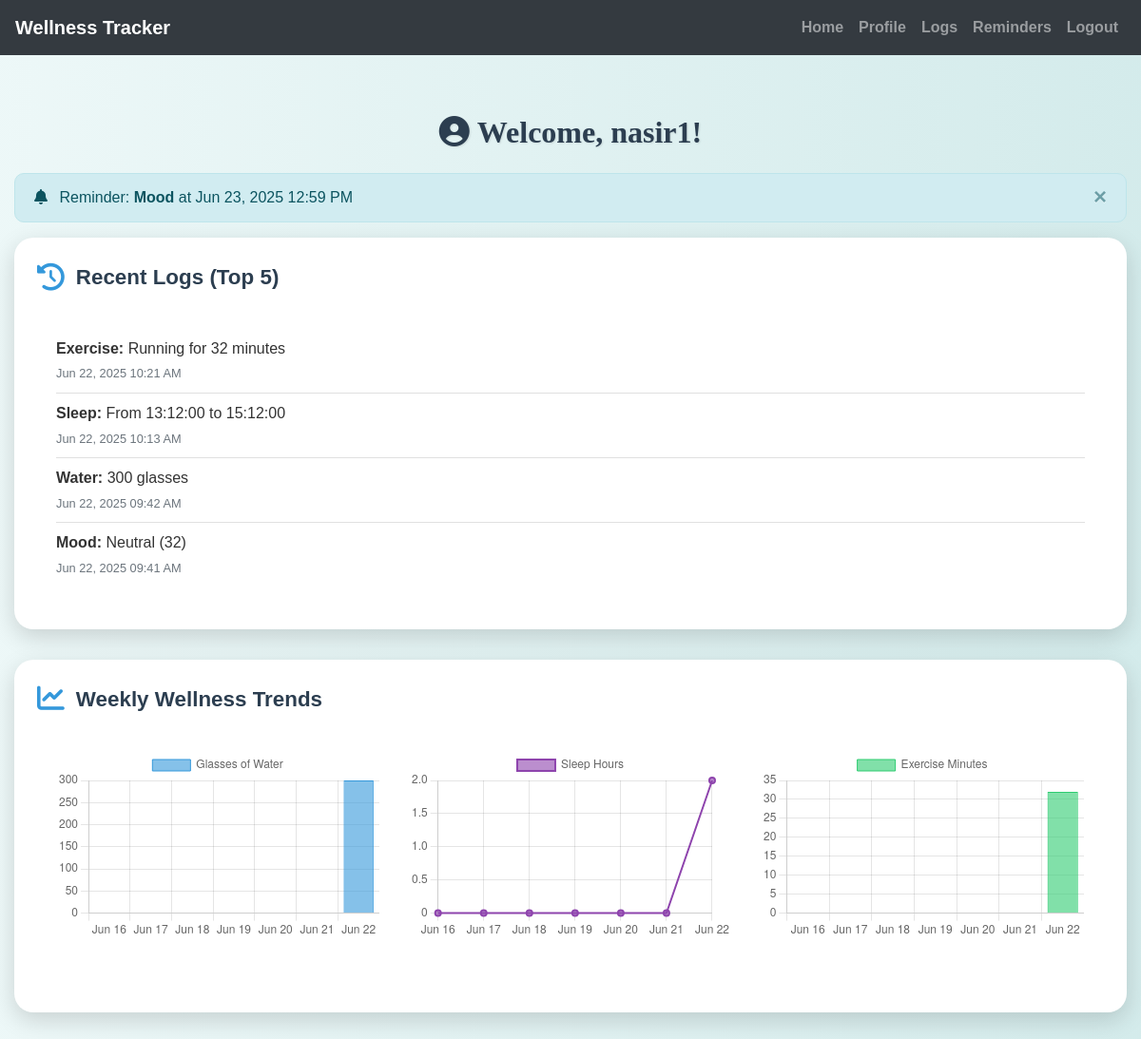
Screenshot of /home.php (signed in) with the database file from the repository.
### tables this page shows
CREATE TABLE `users` (
  `id` int(11) NOT NULL,
  `username` varchar(50) NOT NULL,
  `password` varchar(255) NOT NULL,
  `email` varchar(100) NOT NULL,
  `phone` varchar(20) NOT NULL,
  `age` int(11) DEFAULT NULL,
  `full_name` varchar(255) NOT NULL,
  `bio` text DEFAULT NULL,
  `created_at` datetime DEFAULT current_timestamp(),
  `status` enum('pending','approved','rejected') NOT NULL DEFAULT 'pending'
);

CREATE TABLE `reminders` (
  `id` int(11) NOT NULL,
  `user_id` int(11) NOT NULL,
  `type` enum('water','exercise','sleep','mood','general') NOT NULL,
  `reminder_datetime` datetime NOT NULL,
  `is_complete` tinyint(1) DEFAULT 0
);

CREATE TABLE `logs` (
  `id` int(11) NOT NULL,
  `user_id` int(11) NOT NULL,
  `log_type` enum('water','exercise','sleep','mood') NOT NULL,
  `amount` int(11) DEFAULT NULL,
  `details` varchar(100) DEFAULT NULL,
  `duration` int(11) DEFAULT NULL,
  `start_time` time DEFAULT NULL,
  `end_time` time DEFAULT NULL,
  `notes` text DEFAULT NULL,
  `date_added` datetime DEFAULT current_timestamp()
);

### home.php (the view, shortened to what this page needs)
<?php
include('config.php');
$user_id = $_SESSION["id"];
$conn->query("SET time_zone = '+05:00';");
$sql = "SELECT username FROM users WHERE id = ?";
$stmt = $conn->prepare($sql);
$stmt->bind_param("i", $user_id);
$stmt->execute();
$stmt->bind_result($username);
$today = date('Y-m-d 00:00:00');
$two_days_later = date('Y-m-d 23:59:59', strtotime('+2 days'));
$sql = "SELECT id, type, reminder_datetime FROM reminders WHERE user_id = ? AND reminder_datetime BETWEEN ? AND ? AND is_complete = 0";
$stmt = $conn->prepare($sql);
$stmt->bind_param("iss", $user_id, $today, $two_days_later);
$stmt->execute();
$reminders_result = $stmt->get_result();
$reminders = $reminders_result->fetch_all(MYSQLI_ASSOC);
$sql = "SELECT log_type, amount, details, duration, start_time, end_time, notes, date_added FROM logs WHERE user_id = ? ORDER BY date_added DESC LIMIT 5";
$stmt = $conn->prepare($sql);
$stmt->bind_param("i", $user_id);
$stmt->execute();
$logs_result = $stmt->get_result();
$logs = $logs_result->fetch_all(MYSQLI_ASSOC);
$week_ago = date('Y-m-d 00:00:00', strtotime('-6 days'));
$sql = "SELECT log_type, amount, duration, start_time, end_time, date_added FROM logs WHERE user_id = ? AND date_added >= ? ORDER BY date_added";
$stmt = $conn->prepare($sql);
$stmt->bind_param("is", $user_id, $week_ago);
$stmt->execute();
$weekly_logs_result = $stmt->get_result();
$weekly_logs = $weekly_logs_result->fetch_all(MYSQLI_ASSOC);
$water_data = array_fill(0, 7, 0);
$sleep_data = array_fill(0, 7, 0);
$exercise_data = array_fill(0, 7, 0);
$dates = [];
for ($i = 6; $i >= 0; $i--) {
    $dates[] = date('Y-m-d', strtotime("-$i days"));
}
foreach ($weekly_logs as $log) {
    $log_date = date('Y-m-d', strtotime($log['date_added']));
    $index = array_search($log_date, $dates);
    if ($index !== false) {
        if ($log['log_type'] == 'water' && $log['amount']) {
            $water_data[$index] += (int)$log['amount'];
        } elseif ($log['log_type'] == 'sleep' && $log['start_time'] && $log['end_time']) {
            $start = new DateTime($log['start_time']);
            $end = new DateTime($log['end_time']);
            $hours = $end->diff($start)->h + ($end->diff($start)->i / 60);
            $sleep_data[$index] += $hours;
        } elseif ($log['log_type'] == 'exercise' && $log['duration']) {
            $exercise_data[$index] += (int)$log['duration'];
        }
    }
}
?>
<!DOCTYPE html>
<html lang="en">
<head>
    <link href="https://maxcdn.bootstrapcdn.com/bootstrap/4.5.2/css/bootstrap.min.css" rel="stylesheet">
    <link href="https://cdnjs.cloudflare.com/ajax/libs/font-awesome/6.4.0/css/all.min.css" rel="stylesheet">
    <link rel="stylesheet" href="./css/style.css" />
</head>
<body>
<?php include('navbar.php'); ?>
<div class="container">
    <h2 class="welcome-header"><i class="fas fa-user-circle mr-2"></i>Welcome, <?php echo htmlspecialchars($username); ?>!</h2>
    <?php foreach ($reminders as $reminder): ?>
        <div class="alert alert-info alert-dismissible fade show" role="alert">
            <i class="fas fa-bell mr-2"></i>
            Reminder: <strong><?php echo htmlspecialchars(ucfirst($reminder['type'])); ?></strong> at <?php echo date('M d, Y h:i A', strtotime($reminder['reminder_datetime'])); ?>
            <button type="button" class="close" data-dismiss="alert" aria-label="Close">
                <span aria-hidden="true">×</span>
            </button>
        </div>
    <?php endforeach; ?>
    <div class="card">
        <div class="card-header"><i class="fas fa-history"></i> Recent Logs (Top 5)</div>
        <div class="card-body">
            <?php if (empty($logs)): ?>
                <p>No logs found.</p>
            <?php else: ?>
                <?php foreach ($logs as $log): ?>
                    <div class="log-item">
                        <strong><?php echo htmlspecialchars(ucfirst($log['log_type'])); ?>:</strong>
                        <?php
                        if ($log['log_type'] == 'water' && $log['amount']) {
                            echo $log['amount'] . ' glasses';
                        } elseif ($log['log_type'] == 'exercise' && $log['details'] && $log['duration']) {
                            echo htmlspecialchars($log['details']) . ' for ' . $log['duration'] . ' minutes';
                        } elseif ($log['log_type'] == 'sleep' && $log['start_time'] && $log['end_time']) {
                            echo 'From ' . $log['start_time'] . ' to ' . $log['end_time'];
                        } elseif ($log['log_type'] == 'mood' && $log['details']) {
                            echo htmlspecialchars($log['details']);
                            if ($log['notes']) {
                                echo ' (' . htmlspecialchars($log['notes']) . ')';
                            }
                        }
                        ?>
                        <br>
                        <small class="text-muted"><?php echo date('M d, Y h:i A', strtotime($log['date_added'])); ?></small>
                    </div>
                <?php endforeach; ?>
            <?php endif; ?>
        </div>
    </div>
    <div class="card">
        <div class="card-header"><i class="fas fa-chart-line"></i> Weekly Wellness Trends</div>
        <div class="card-body">
            <div class="row">
                <div class="col-md-4">
                    <div class="chart-container">
                        <canvas id="waterChart"></canvas>
                    </div>
                </div>
                <div class="col-md-4">
                    <div class="chart-container">
                        <canvas id="sleepChart"></canvas>
                    </div>
                </div>
                <div class="col-md-4">
                    <div class="chart-container">
                        <canvas id="exerciseChart"></canvas>
                    </div>
                </div>
            </div>
        </div>
    </div>
</div>
<script>
    // Chart.js for Weekly Trends
    const dates = <?php echo json_encode(array_map(function($date) { return date('M d', strtotime($date)); }, $dates)); ?>;
    // Water Chart
    new Chart(document.getElementById('waterChart'), {
        type: 'bar',
        data: {
            labels: dates,
            datasets: [{
                label: 'Glasses of Water',
                data: <?php echo json_encode($water_data); ?>,
                backgroundColor: 'rgba(52, 152, 219, 0.6)',
                borderColor: 'rgba(52, 152, 219, 1)',
                borderWidth: 1
            }]
        },
        options: {
            responsive: true,
            maintainAspectRatio: false,
            scales: {
                y: { beginAtZero: true }
            }
        }
    });
    // Sleep Chart
    new Chart(document.getElementById('sleepChart'), {
        type: 'line',
        data: {
            labels: dates,
            datasets: [{
                label: 'Sleep Hours',
                data: <?php echo json_encode($sleep_data); ?>,
                backgroundColor: 'rgba(142, 68, 173, 0.6)',
                borderColor: 'rgba(142, 68, 173, 1)',
                borderWidth: 2,
                fill: false
            }]
        },
        options: {
            responsive: true,
            maintainAspectRatio: false,
            scales: {
                y: { beginAtZero: true }
            }
        }
    });
    // Exercise Chart
    new Chart(document.getElementById('exerciseChart'), {
        type: 'bar',
        data: {
            labels: dates,
            datasets: [{
                label: 'Exercise Minutes',
                data: <?php echo json_encode($exercise_data); ?>,
                backgroundColor: 'rgba(46, 204, 113, 0.6)',
                borderColor: 'rgba(46, 204, 113, 1)',
                borderWidth: 1
            }]
        },
        options: {
            responsive: true,
            maintainAspectRatio: false,
            scales: {
                y: { beginAtZero: true }
            }
        }
    });
</script>
</body>
</html>

### navbar.php (shortened to what this page needs)
<nav class="navbar navbar-expand-lg navbar-dark bg-dark">
    <a class="navbar-brand" href="home.php">Wellness Tracker</a>
    <div class="collapse navbar-collapse" id="navbarNav">
        <ul class="navbar-nav ml-auto">
            <?php
            if (isset($_SESSION["id"]) && !empty($_SESSION["id"])) {
                echo '<li class="nav-item"><a class="nav-link" href="home.php">Home</a></li>';
                echo '<li class="nav-item"><a class="nav-link" href="update_profile.php">Profile</a></li>';
                echo '<li class="nav-item"><a class="nav-link" href="manage_logs.php">Logs</a></li>';
                echo '<li class="nav-item"><a class="nav-link" href="manage_reminders.php">Reminders</a></li>';
                echo '<li class="nav-item"><a class="nav-link" href="logout.php">Logout</a></li>';
            } else {
                echo '<li class="nav-item"><a class="nav-link" href="register.php">Register</a></li>';
                echo '<li class="nav-item"><a class="nav-link" href="login.php">Login</a></li>';
            }
            ?>
        </ul>
    </div>
</nav>

### css/style.css (style rules this page uses)
body { background: linear-gradient(90deg, rgba(233, 246, 246, 0.831), rgba(207, 233, 233, 0.9)); font-family: 'Arial', sans-serif; color: #333; line-height: 1.6; }
h1, h2, h3, h4 { text-align: center; margin-top: 30px; margin-bottom: 30px; font-family: 'Georgia', serif; }
.container { margin-bottom: 40px; }
a { color: #006666; text-decoration: none; font-weight: bold; }

### home.php (style rules this page uses)
.container { max-width: 1200px; padding-top: 2rem; }
.welcome-header { color: #2c3e50; font-weight: 700; margin-bottom: 1.5rem; text-shadow: 1px 1px 2px rgba(0,0,0,0.1); }
.alert { border-radius: 10px; margin-bottom: 1rem; }
.card { border: none; border-radius: 20px; box-shadow: 0 8px 24px rgba(0,0,0,0.15); padding: 1.5rem; margin-bottom: 2rem; transition: transform 0.3s ease; }
.card-header { background: none; border-bottom: none; font-size: 1.4rem; font-weight: 600; color: #2c3e50; display: flex; align-items: center; padding: 0; margin-bottom: 1rem; }
.card-header i { font-size: 1.8rem; margin-right: 0.75rem; color: #3498db; }
.log-item { padding: 0.5rem 0; border-bottom: 1px solid #e0e0e0; }
.log-item:last-child { border-bottom: none; }
.chart-container { position: relative; height: 200px; margin-bottom: 2rem; }

### rows the page displays
users: username "nasir1"
reminders: type "Mood", reminder_datetime "Jun 23, 2025 12:59 PM"
logs: log_type "Exercise", details "Running", duration "32", date_added "Jun 22, 2025 10:21 AM"
logs: log_type "Sleep", start_time "13:12:00", end_time "15:12:00", date_added "Jun 22, 2025 10:13 AM"
logs: log_type "Water", amount "300", date_added "Jun 22, 2025 09:42 AM"
logs: log_type "Mood", details "Neutral", notes "32", date_added "Jun 22, 2025 09:41 AM"

### other values shown
chart data {{ json_encode($water_data) }} [0,0,0,0,0,0,300]
chart data {{ json_encode($sleep_data) }} [0,0,0,0,0,0,2]
chart data {{ json_encode($exercise_data) }} [0,0,0,0,0,0,32]
